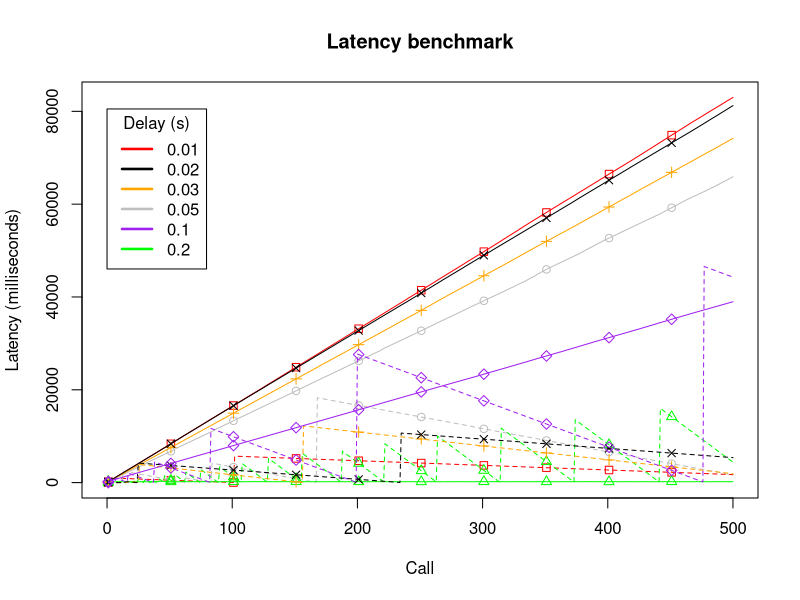

The R script that drew this image:
pdf("plot_latency_benchmark.pdf")
plot(1, xlim=c(0L, 500L), ylim=c(0L, 83003L), type = "l", xlab = "Call", ylab = "Latency (milliseconds)", main = "Latency benchmark")
lines(1:500, c(180L, 343L, 507L, 669L, 830L, 995L, 1156L, 1317L, 1481L, 1642L, 
1804L, 1966L, 2130L, 2293L, 2456L, 2618L, 2780L, 2944L, 3105L, 
3270L, 3433L, 3594L, 3758L, 3920L, 4081L, 4245L, 4423L, 4585L, 
4753L, 4917L, 5079L, 5245L, 5407L, 5569L, 5734L, 5896L, 6061L, 
6224L, 6387L, 6551L, 6714L, 6877L, 7041L, 7208L, 7370L, 7534L, 
7701L, 7864L, 8030L, 8199L, 8363L, 8530L, 8697L, 8860L, 9027L, 
9192L, 9356L, 9540L, 9704L, 9868L, 10035L, 10201L, 10365L, 10529L, 
10691L, 10854L, 11018L, 11179L, 11346L, 11511L, 11673L, 11842L, 
12004L, 12166L, 12334L, 12498L, 12662L, 12825L, 12987L, 13151L, 
13334L, 13497L, 13662L, 13824L, 13984L, 14150L, 14312L, 14475L, 
14644L, 14807L, 14968L, 15136L, 15297L, 15457L, 15624L, 15785L, 
15947L, 16110L, 16272L, 16436L, 16601L, 16763L, 16929L, 17111L, 
17272L, 17435L, 17600L, 17764L, 17930L, 18096L, 18258L, 18424L, 
18587L, 18748L, 18914L, 19076L, 19238L, 19402L, 19563L, 19726L, 
19892L, 20053L, 20217L, 20383L, 20545L, 20721L, 20891L, 21053L, 
21221L, 21387L, 21549L, 21717L, 21884L, 22046L, 22218L, 22383L, 
22547L, 22711L, 22876L, 23041L, 23208L, 23371L, 23536L, 23701L, 
23863L, 24028L, 24194L, 24355L, 24538L, 24702L, 24863L, 25031L, 
25198L, 25361L, 25529L, 25695L, 25858L, 26024L, 26186L, 26350L, 
26516L, 26678L, 26845L, 27011L, 27173L, 27339L, 27505L, 27667L, 
27831L, 27994L, 28155L, 28342L, 28505L, 28666L, 28835L, 29002L, 
29168L, 29336L, 29501L, 29665L, 29829L, 29991L, 30157L, 30325L, 
30488L, 30658L, 30824L, 30986L, 31154L, 31320L, 31482L, 31649L, 
31812L, 31976L, 32164L, 32326L, 32494L, 32661L, 32825L, 32991L, 
33159L, 33324L, 33490L, 33652L, 33814L, 33978L, 34143L, 34304L, 
34475L, 34638L, 34801L, 34969L, 35134L, 35297L, 35460L, 35622L, 
35791L, 35974L, 36136L, 36302L, 36469L, 36633L, 36800L, 36968L, 
37130L, 37300L, 37463L, 37626L, 37793L, 37956L, 38120L, 38289L, 
38451L, 38616L, 38784L, 38950L, 39114L, 39280L, 39444L, 39631L, 
39796L, 39959L, 40128L, 40293L, 40456L, 40627L, 40795L, 40960L, 
41126L, 41290L, 41456L, 41621L, 41784L, 41950L, 42118L, 42281L, 
42448L, 42616L, 42779L, 42946L, 43111L, 43274L, 43464L, 43629L, 
43793L, 43958L, 44120L, 44286L, 44454L, 44620L, 44788L, 44957L, 
45122L, 45288L, 45456L, 45618L, 45785L, 45950L, 46113L, 46279L, 
46445L, 46610L, 46779L, 46942L, 47111L, 47294L, 47456L, 47622L, 
47790L, 47957L, 48124L, 48287L, 48451L, 48618L, 48780L, 48943L, 
49109L, 49274L, 49437L, 49605L, 49768L, 49934L, 50098L, 50262L, 
50428L, 50595L, 50758L, 50941L, 51107L, 51269L, 51439L, 51609L, 
51778L, 51952L, 52125L, 52295L, 52469L, 52637L, 52808L, 52978L, 
53145L, 53314L, 53482L, 53651L, 53825L, 53994L, 54163L, 54337L, 
54505L, 54694L, 54866L, 55035L, 55208L, 55377L, 55545L, 55719L, 
55887L, 56056L, 56228L, 56395L, 56560L, 56723L, 56886L, 57051L, 
57216L, 57378L, 57545L, 57711L, 57874L, 58040L, 58205L, 58367L, 
58552L, 58715L, 58879L, 59045L, 59208L, 59371L, 59534L, 59697L, 
59863L, 60029L, 60190L, 60356L, 60521L, 60683L, 60846L, 61008L, 
61170L, 61336L, 61500L, 61661L, 61827L, 61989L, 62151L, 62339L, 
62502L, 62664L, 62827L, 62990L, 63153L, 63318L, 63483L, 63649L, 
63816L, 63979L, 64146L, 64311L, 64473L, 64642L, 64806L, 64969L, 
65138L, 65303L, 65466L, 65630L, 65794L, 65958L, 66149L, 66311L, 
66477L, 66644L, 66805L, 66968L, 67132L, 67293L, 67458L, 67625L, 
67786L, 67953L, 68116L, 68277L, 68444L, 68606L, 68767L, 68934L, 
69099L, 69263L, 69425L, 69587L, 69761L, 69941L, 70103L, 70268L, 
70430L, 70597L, 70769L, 70942L, 71111L, 71285L, 71453L, 71623L, 
71796L, 71964L, 72135L, 72307L, 72476L, 72649L, 72819L, 72987L, 
73164L, 73333L, 73502L, 73674L, 73843L, 74014L, 74185L, 74354L, 
74527L, 74698L, 74867L, 75040L, 75208L, 75377L, 75549L, 75717L, 
75887L, 76058L, 76225L, 76396L, 76565L, 76732L, 76907L, 77075L, 
77236L, 77426L, 77588L, 77752L, 77916L, 78077L, 78242L, 78406L, 
78571L, 78736L, 78903L, 79067L, 79234L, 79399L, 79561L, 79731L, 
79897L, 80060L, 80226L, 80389L, 80549L, 80715L, 80876L, 81038L, 
81203L, 81365L, 81528L, 81696L, 81857L, 82022L, 82188L, 82350L, 
82513L, 82676L, 82837L, 83003L), type = "o", col="red", pch=c(0L, 26L, 26L, 26L, 26L, 26L, 26L, 26L, 26L, 26L, 26L, 26L, 
26L, 26L, 26L, 26L, 26L, 26L, 26L, 26L, 26L, 26L, 26L, 26L, 26L, 
26L, 26L, 26L, 26L, 26L, 26L, 26L, 26L, 26L, 26L, 26L, 26L, 26L, 
26L, 26L, 26L, 26L, 26L, 26L, 26L, 26L, 26L, 26L, 26L, 26L), lty=1, cex=1)
lines(1:500, c(45L, 36L, 27L, 18L, 9L, 960L, 950L, 940L, 930L, 922L, 913L, 
903L, 893L, 884L, 874L, 864L, 854L, 845L, 835L, 825L, 815L, 805L, 
795L, 785L, 775L, 766L, 756L, 746L, 736L, 726L, 716L, 706L, 696L, 
686L, 676L, 666L, 656L, 645L, 635L, 626L, 616L, 606L, 596L, 586L, 
576L, 566L, 556L, 546L, 536L, 526L, 516L, 506L, 496L, 487L, 477L, 
467L, 457L, 447L, 437L, 427L, 417L, 407L, 397L, 387L, 377L, 367L, 
358L, 348L, 338L, 328L, 318L, 308L, 298L, 288L, 278L, 268L, 258L, 
248L, 238L, 228L, 218L, 209L, 199L, 189L, 179L, 169L, 159L, 149L, 
139L, 129L, 119L, 109L, 98L, 88L, 78L, 69L, 59L, 49L, 39L, 29L, 
19L, 5696L, 5686L, 5676L, 5666L, 5656L, 5646L, 5636L, 5626L, 
5616L, 5606L, 5596L, 5586L, 5577L, 5567L, 5557L, 5547L, 5537L, 
5527L, 5517L, 5507L, 5497L, 5487L, 5477L, 5467L, 5457L, 5448L, 
5438L, 5428L, 5418L, 5408L, 5398L, 5388L, 5378L, 5368L, 5358L, 
5349L, 5339L, 5329L, 5319L, 5309L, 5299L, 5289L, 5279L, 5268L, 
5258L, 5248L, 5238L, 5228L, 5218L, 5209L, 5199L, 5189L, 5179L, 
5169L, 5159L, 5149L, 5137L, 5127L, 5117L, 5107L, 5097L, 5087L, 
5077L, 5068L, 5058L, 5048L, 5038L, 5028L, 5018L, 5008L, 4998L, 
4988L, 4978L, 4968L, 4957L, 4948L, 4938L, 4928L, 4918L, 4908L, 
4898L, 4888L, 4878L, 4868L, 4858L, 4848L, 4838L, 4828L, 4818L, 
4808L, 4799L, 4788L, 4778L, 4768L, 4758L, 4748L, 4738L, 4728L, 
4718L, 4708L, 4698L, 4688L, 4678L, 4668L, 4658L, 4649L, 4639L, 
4629L, 4619L, 4609L, 4599L, 4589L, 4578L, 4568L, 4558L, 4548L, 
4538L, 4528L, 4518L, 4508L, 4499L, 4489L, 4479L, 4469L, 4459L, 
4449L, 4439L, 4429L, 4419L, 4409L, 4399L, 4389L, 4379L, 4369L, 
4359L, 4349L, 4339L, 4329L, 4319L, 4309L, 4299L, 4289L, 4279L, 
4269L, 4259L, 4249L, 4239L, 4229L, 4220L, 4210L, 4200L, 4190L, 
4180L, 4170L, 4159L, 4149L, 4139L, 4129L, 4119L, 4109L, 4099L, 
4089L, 4079L, 4070L, 4060L, 4050L, 4040L, 4030L, 4020L, 4010L, 
4000L, 3990L, 3980L, 3970L, 3959L, 3949L, 3940L, 3930L, 3920L, 
3910L, 3900L, 3890L, 3880L, 3870L, 3860L, 3850L, 3840L, 3830L, 
3820L, 3810L, 3800L, 3791L, 3781L, 3771L, 3761L, 3750L, 3740L, 
3730L, 3720L, 3710L, 3700L, 3690L, 3680L, 3670L, 3660L, 3650L, 
3640L, 3631L, 3621L, 3611L, 3601L, 3591L, 3580L, 3570L, 3560L, 
3550L, 3540L, 3530L, 3520L, 3510L, 3500L, 3491L, 3481L, 3471L, 
3461L, 3451L, 3441L, 3431L, 3421L, 3411L, 3401L, 3390L, 3380L, 
3370L, 3360L, 3350L, 3340L, 3331L, 3321L, 3311L, 3301L, 3291L, 
3281L, 3271L, 3261L, 3251L, 3241L, 3231L, 3221L, 3211L, 3200L, 
3190L, 3180L, 3171L, 3161L, 3150L, 3140L, 3130L, 3120L, 3110L, 
3100L, 3090L, 3080L, 3070L, 3060L, 3050L, 3040L, 3029L, 3019L, 
3009L, 3000L, 2990L, 2980L, 2970L, 2960L, 2950L, 2940L, 2930L, 
2920L, 2910L, 2900L, 2890L, 2880L, 2870L, 2861L, 2851L, 2840L, 
2830L, 2820L, 2810L, 2800L, 2790L, 2780L, 2770L, 2760L, 2750L, 
2740L, 2730L, 2720L, 2710L, 2701L, 2691L, 2681L, 2671L, 2661L, 
2651L, 2641L, 2631L, 2620L, 2610L, 2600L, 2590L, 2580L, 2570L, 
2560L, 2550L, 2540L, 2531L, 2521L, 2511L, 2501L, 2491L, 2481L, 
2471L, 2461L, 2451L, 2441L, 2431L, 2421L, 2410L, 2400L, 2390L, 
2381L, 2371L, 2361L, 2351L, 2341L, 2331L, 2321L, 2311L, 2301L, 
2291L, 2281L, 2271L, 2261L, 2251L, 2241L, 2231L, 2221L, 2212L, 
2201L, 2191L, 2181L, 2171L, 2161L, 2151L, 2141L, 2131L, 2121L, 
2111L, 2101L, 2091L, 2081L, 2071L, 2061L, 2052L, 2042L, 2032L, 
2022L, 2012L, 2001L, 1991L, 1981L, 1971L, 1961L, 1951L, 1941L, 
1931L, 1922L, 1912L, 1902L, 1892L, 1882L, 1872L, 1862L, 1852L, 
1842L, 1832L, 1822L, 1811L, 1801L, 1791L, 1781L, 1771L, 1761L, 
1751L, 1742L, 1732L, 1722L), type = "o", col="red", pch=c(0L, 26L, 26L, 26L, 26L, 26L, 26L, 26L, 26L, 26L, 26L, 26L, 
26L, 26L, 26L, 26L, 26L, 26L, 26L, 26L, 26L, 26L, 26L, 26L, 26L, 
26L, 26L, 26L, 26L, 26L, 26L, 26L, 26L, 26L, 26L, 26L, 26L, 26L, 
26L, 26L, 26L, 26L, 26L, 26L, 26L, 26L, 26L, 26L, 26L, 26L), lty=2, cex=1)
lines(1:500, c(223L, 353L, 481L, 608L, 740L, 865L, 991L, 1118L, 1245L, 1377L, 
1503L, 1629L, 1757L, 1892L, 2027L, 2161L, 2287L, 2414L, 2544L, 
2670L, 2798L, 2927L, 3055L, 3181L, 3310L, 3436L, 3565L, 3693L, 
3818L, 3951L, 4144L, 4299L, 4437L, 4562L, 4690L, 4819L, 4944L, 
5074L, 5200L, 5343L, 5471L, 5596L, 5726L, 5854L, 5981L, 6109L, 
6239L, 6364L, 6492L, 6621L, 6745L, 6875L, 7000L, 7187L, 7346L, 
7473L, 7606L, 7732L, 7858L, 7988L, 8114L, 8241L, 8370L, 8495L, 
8623L, 8749L, 8877L, 9006L, 9133L, 9261L, 9388L, 9516L, 9641L, 
9772L, 9898L, 10025L, 10154L, 10280L, 10408L, 10537L, 10669L, 
10799L, 10928L, 11053L, 11187L, 11316L, 11511L, 11642L, 11774L, 
11904L, 12033L, 12158L, 12288L, 12418L, 12547L, 12678L, 12804L, 
12930L, 13060L, 13185L, 13316L, 13448L, 13581L, 13712L, 13841L, 
13965L, 14097L, 14224L, 14349L, 14480L, 14610L, 14738L, 14869L, 
14998L, 15131L, 15262L, 15396L, 15528L, 15656L, 15781L, 15911L, 
16037L, 16164L, 16294L, 16421L, 16548L, 16677L, 16803L, 16930L, 
17058L, 17185L, 17314L, 17442L, 17568L, 17696L, 17824L, 17951L, 
18080L, 18206L, 18333L, 18463L, 18590L, 18718L, 18846L, 18972L, 
19102L, 19233L, 19365L, 19498L, 19628L, 19766L, 19896L, 20023L, 
20152L, 20286L, 20414L, 20548L, 20681L, 20808L, 20939L, 21073L, 
21209L, 21343L, 21469L, 21597L, 21727L, 21857L, 21987L, 22116L, 
22246L, 22376L, 22503L, 22628L, 22757L, 22883L, 23007L, 23138L, 
23265L, 23391L, 23521L, 23653L, 23785L, 23912L, 24042L, 24173L, 
24302L, 24426L, 24557L, 24684L, 24810L, 24942L, 25072L, 25202L, 
25333L, 25463L, 25595L, 25723L, 25847L, 25975L, 26101L, 26227L, 
26358L, 26487L, 26621L, 26749L, 26875L, 27003L, 27132L, 27258L, 
27386L, 27513L, 27638L, 27765L, 27893L, 28023L, 28157L, 28283L, 
28409L, 28538L, 28753L, 28887L, 29018L, 29144L, 29272L, 29398L, 
29525L, 29654L, 29780L, 29907L, 30036L, 30162L, 30293L, 30421L, 
30548L, 30676L, 30803L, 30930L, 31060L, 31192L, 31321L, 31449L, 
31576L, 31702L, 31830L, 31956L, 32084L, 32212L, 32339L, 32466L, 
32595L, 32720L, 32850L, 32983L, 33113L, 33247L, 33379L, 33513L, 
33646L, 33779L, 33912L, 34042L, 34168L, 34295L, 34423L, 34547L, 
34679L, 34810L, 34943L, 35068L, 35194L, 35322L, 35454L, 35583L, 
35714L, 35843L, 35969L, 36097L, 36224L, 36349L, 36482L, 36607L, 
36737L, 36869L, 37000L, 37133L, 37264L, 37394L, 37524L, 37651L, 
37775L, 37903L, 38031L, 38155L, 38287L, 38413L, 38540L, 38669L, 
38794L, 38921L, 39050L, 39175L, 39304L, 39430L, 39556L, 39683L, 
39809L, 39933L, 40062L, 40189L, 40312L, 40443L, 40569L, 40695L, 
40821L, 40947L, 41076L, 41208L, 41340L, 41471L, 41604L, 41733L, 
41867L, 41992L, 42120L, 42248L, 42374L, 42503L, 42630L, 42768L, 
42908L, 43036L, 43160L, 43288L, 43423L, 43566L, 43710L, 43855L, 
43999L, 44144L, 44285L, 44431L, 44575L, 44775L, 44940L, 45082L, 
45226L, 45370L, 45513L, 45657L, 45800L, 45943L, 46086L, 46229L, 
46371L, 46496L, 46625L, 46751L, 46876L, 47006L, 47134L, 47259L, 
47387L, 47513L, 47640L, 47772L, 47898L, 48025L, 48153L, 48280L, 
48408L, 48538L, 48663L, 48791L, 48921L, 49053L, 49182L, 49319L, 
49462L, 49605L, 49748L, 49890L, 50034L, 50178L, 50322L, 50465L, 
50608L, 50751L, 50893L, 51036L, 51180L, 51323L, 51465L, 51610L, 
51753L, 51896L, 52039L, 52181L, 52311L, 52437L, 52563L, 52689L, 
52822L, 52947L, 53071L, 53200L, 53325L, 53450L, 53582L, 53712L, 
53843L, 53975L, 54105L, 54238L, 54364L, 54490L, 54621L, 54752L, 
54880L, 55009L, 55136L, 55264L, 55392L, 55518L, 55644L, 55774L, 
55902L, 56035L, 56165L, 56295L, 56425L, 56551L, 56674L, 56801L, 
56926L, 57052L, 57186L, 57311L, 57436L, 57562L, 57688L, 57815L, 
57943L, 58084L, 58227L, 58371L, 58514L, 58657L, 58800L, 58944L, 
59088L, 59229L, 59373L, 59516L, 59659L, 59801L, 59944L, 60087L, 
60230L, 60375L, 60518L, 60661L, 60804L, 60945L, 61069L, 61196L, 
61322L, 61451L, 61581L, 61706L, 61831L, 61957L, 62083L, 62210L, 
62338L, 62462L, 62591L, 62720L, 62847L, 62974L, 63104L, 63235L, 
63367L, 63498L, 63629L, 63759L, 63898L, 64041L, 64184L, 64326L, 
64470L, 64612L, 64758L, 64900L, 65043L, 65186L, 65329L, 65472L, 
65615L, 65758L, 65901L), type = "o", col="grey", pch=c(1L, 26L, 26L, 26L, 26L, 26L, 26L, 26L, 26L, 26L, 26L, 26L, 
26L, 26L, 26L, 26L, 26L, 26L, 26L, 26L, 26L, 26L, 26L, 26L, 26L, 
26L, 26L, 26L, 26L, 26L, 26L, 26L, 26L, 26L, 26L, 26L, 26L, 26L, 
26L, 26L, 26L, 26L, 26L, 26L, 26L, 26L, 26L, 26L, 26L, 26L), lty=1, cex=1)
lines(1:500, c(33L, 1L, 1L, 1L, 1L, 1L, 0L, 0L, 0L, 0L, 0L, 0L, 2471L, 2421L, 
2372L, 2322L, 2272L, 2222L, 2173L, 2123L, 2073L, 2023L, 1973L, 
1924L, 1874L, 1824L, 1774L, 1724L, 1674L, 1624L, 1574L, 1524L, 
1474L, 1424L, 1374L, 1324L, 1274L, 1224L, 1175L, 1125L, 1075L, 
1025L, 974L, 924L, 874L, 824L, 774L, 725L, 675L, 625L, 575L, 
525L, 474L, 424L, 374L, 325L, 275L, 225L, 175L, 125L, 75L, 25L, 
1005L, 955L, 905L, 854L, 805L, 755L, 705L, 655L, 606L, 556L, 
506L, 457L, 407L, 357L, 308L, 258L, 208L, 158L, 110L, 60L, 9L, 
4179L, 4129L, 4079L, 4030L, 3980L, 3930L, 3880L, 3830L, 3781L, 
3731L, 3681L, 3631L, 3581L, 3531L, 3481L, 3430L, 3380L, 3330L, 
3280L, 3230L, 3181L, 3131L, 3081L, 3031L, 2981L, 2931L, 2881L, 
2831L, 2781L, 2731L, 2681L, 2630L, 2580L, 2530L, 2480L, 2431L, 
2381L, 2331L, 2281L, 2231L, 2181L, 2131L, 2081L, 2031L, 1981L, 
1931L, 1881L, 1831L, 1781L, 1731L, 1681L, 1631L, 1581L, 1531L, 
1481L, 1431L, 1381L, 1331L, 1281L, 1231L, 1182L, 1132L, 1082L, 
1032L, 982L, 932L, 882L, 832L, 782L, 731L, 681L, 631L, 581L, 
531L, 482L, 432L, 382L, 332L, 282L, 232L, 182L, 132L, 82L, 32L, 
18282L, 18232L, 18181L, 18131L, 18081L, 18031L, 17982L, 17932L, 
17882L, 17832L, 17782L, 17732L, 17682L, 17632L, 17582L, 17532L, 
17482L, 17432L, 17381L, 17331L, 17282L, 17232L, 17182L, 17132L, 
17082L, 17032L, 16982L, 16932L, 16882L, 16832L, 16782L, 16732L, 
16682L, 16632L, 16582L, 16533L, 16483L, 16432L, 16382L, 16332L, 
16282L, 16232L, 16182L, 16132L, 16082L, 16032L, 15982L, 15932L, 
15882L, 15833L, 15783L, 15733L, 15683L, 15633L, 15583L, 15533L, 
15482L, 15432L, 15382L, 15332L, 15282L, 15232L, 15182L, 15132L, 
15083L, 15033L, 14983L, 14933L, 14883L, 14833L, 14783L, 14733L, 
14684L, 14634L, 14583L, 14533L, 14483L, 14433L, 14383L, 14333L, 
14283L, 14233L, 14183L, 14133L, 14083L, 14033L, 13983L, 13934L, 
13884L, 13834L, 13784L, 13734L, 13683L, 13633L, 13583L, 13533L, 
13483L, 13433L, 13383L, 13333L, 13283L, 13233L, 13184L, 13134L, 
13084L, 13034L, 12984L, 12934L, 12884L, 12832L, 12782L, 12732L, 
12681L, 12631L, 12581L, 12532L, 12482L, 12432L, 12382L, 12332L, 
12282L, 12232L, 12182L, 12132L, 12082L, 11983L, 11932L, 11882L, 
11832L, 11782L, 11733L, 11683L, 11633L, 11583L, 11533L, 11483L, 
11433L, 11383L, 11333L, 11283L, 11233L, 11183L, 11133L, 11083L, 
11033L, 10984L, 10934L, 10884L, 10834L, 10784L, 10734L, 10684L, 
10634L, 10584L, 10534L, 10484L, 10433L, 10383L, 10333L, 10283L, 
10234L, 10184L, 10134L, 10084L, 10034L, 9984L, 9934L, 9884L, 
9834L, 9784L, 9734L, 9684L, 9634L, 9585L, 9535L, 9485L, 9435L, 
9385L, 9335L, 9285L, 9235L, 9185L, 9135L, 9085L, 9035L, 8984L, 
8934L, 8884L, 8834L, 8785L, 8735L, 8685L, 8635L, 8585L, 8535L, 
8485L, 8435L, 8385L, 8335L, 8285L, 8235L, 8185L, 8135L, 8085L, 
8036L, 7986L, 7936L, 7886L, 7836L, 7786L, 7736L, 7686L, 7636L, 
7588L, 7538L, 7488L, 7437L, 7387L, 7337L, 7287L, 7237L, 7187L, 
7137L, 7087L, 7038L, 6988L, 6938L, 6888L, 6838L, 6788L, 6738L, 
6688L, 6638L, 6588L, 6538L, 6488L, 6438L, 6388L, 6338L, 6288L, 
6239L, 6189L, 6139L, 6089L, 6039L, 5989L, 5939L, 5889L, 5839L, 
5789L, 5739L, 5688L, 5638L, 5588L, 5538L, 5488L, 5439L, 5389L, 
5339L, 5289L, 5239L, 5189L, 5139L, 5089L, 5039L, 4989L, 4939L, 
4889L, 4839L, 4789L, 4739L, 4689L, 4640L, 4590L, 4540L, 4490L, 
4440L, 4390L, 4340L, 4290L, 4240L, 4190L, 4140L, 4089L, 4040L, 
3990L, 3940L, 3890L, 3840L, 3790L, 3740L, 3690L, 3640L, 3590L, 
3540L, 3490L, 3440L, 3389L, 3339L, 3289L, 3239L, 3190L, 3140L, 
3090L, 3040L, 2990L, 2940L, 2890L, 2840L, 2790L, 2740L, 2690L, 
2640L, 2590L, 2540L, 2490L, 2440L, 2391L, 2341L, 2291L, 2241L, 
2191L, 2141L, 2091L, 2041L, 1990L, 1940L, 1890L, 1840L, 1790L, 
1740L, 1690L, 1640L), type = "o", col="grey", pch=c(1L, 26L, 26L, 26L, 26L, 26L, 26L, 26L, 26L, 26L, 26L, 26L, 
26L, 26L, 26L, 26L, 26L, 26L, 26L, 26L, 26L, 26L, 26L, 26L, 26L, 
26L, 26L, 26L, 26L, 26L, 26L, 26L, 26L, 26L, 26L, 26L, 26L, 26L, 
26L, 26L, 26L, 26L, 26L, 26L, 26L, 26L, 26L, 26L, 26L, 26L), lty=2, cex=1)
lines(1:500, c(264L, 242L, 222L, 198L, 181L, 176L, 178L, 218L, 193L, 178L, 
217L, 195L, 180L, 178L, 214L, 190L, 179L, 218L, 193L, 181L, 218L, 
197L, 178L, 217L, 200L, 177L, 213L, 190L, 175L, 215L, 189L, 179L, 
214L, 194L, 181L, 215L, 196L, 179L, 212L, 196L, 180L, 298L, 289L, 
271L, 273L, 249L, 227L, 206L, 182L, 215L, 191L, 178L, 214L, 189L, 
179L, 212L, 187L, 177L, 211L, 281L, 256L, 231L, 208L, 183L, 179L, 
215L, 196L, 182L, 219L, 201L, 182L, 182L, 220L, 201L, 188L, 181L, 
218L, 194L, 174L, 213L, 187L, 178L, 212L, 186L, 179L, 178L, 213L, 
187L, 173L, 213L, 192L, 180L, 220L, 200L, 183L, 180L, 219L, 199L, 
179L, 180L, 214L, 189L, 177L, 212L, 190L, 175L, 212L, 188L, 173L, 
220L, 199L, 182L, 181L, 217L, 199L, 180L, 253L, 212L, 190L, 183L, 
217L, 199L, 182L, 221L, 201L, 180L, 182L, 219L, 197L, 180L, 215L, 
192L, 178L, 213L, 189L, 174L, 211L, 188L, 173L, 219L, 199L, 181L, 
181L, 218L, 199L, 180L, 181L, 218L, 196L, 182L, 217L, 199L, 181L, 
178L, 214L, 192L, 181L, 219L, 197L, 182L, 213L, 191L, 178L, 218L, 
198L, 181L, 218L, 200L, 178L, 184L, 180L, 220L, 203L, 179L, 182L, 
182L, 181L, 219L, 198L, 182L, 181L, 220L, 201L, 180L, 183L, 182L, 
181L, 220L, 200L, 182L, 184L, 182L, 219L, 200L, 181L, 174L, 219L, 
197L, 175L, 214L, 193L, 182L, 183L, 178L, 215L, 194L, 182L, 179L, 
211L, 194L, 179L, 218L, 197L, 178L, 221L, 200L, 181L, 179L, 219L, 
199L, 179L, 180L, 217L, 192L, 179L, 219L, 199L, 180L, 178L, 217L, 
190L, 177L, 181L, 179L, 185L, 183L, 182L, 179L, 212L, 190L, 176L, 
216L, 192L, 176L, 214L, 189L, 180L, 220L, 194L, 181L, 182L, 183L, 
184L, 182L, 185L, 179L, 216L, 192L, 174L, 215L, 196L, 183L, 183L, 
181L, 183L, 183L, 184L, 181L, 181L, 181L, 175L, 215L, 195L, 180L, 
218L, 197L, 180L, 180L, 212L, 193L, 174L, 213L, 190L, 174L, 213L, 
192L, 182L, 182L, 173L, 213L, 192L, 180L, 181L, 175L, 219L, 199L, 
179L, 218L, 197L, 180L, 214L, 190L, 177L, 213L, 191L, 175L, 213L, 
193L, 179L, 219L, 193L, 177L, 219L, 198L, 182L, 221L, 203L, 183L, 
174L, 213L, 188L, 177L, 213L, 187L, 181L, 220L, 197L, 181L, 218L, 
202L, 178L, 219L, 197L, 180L, 212L, 186L, 177L, 212L, 190L, 181L, 
213L, 189L, 176L, 213L, 192L, 177L, 213L, 193L, 174L, 219L, 194L, 
178L, 218L, 193L, 182L, 221L, 203L, 181L, 179L, 207L, 180L, 176L, 
212L, 186L, 178L, 219L, 196L, 179L, 212L, 193L, 174L, 176L, 213L, 
190L, 180L, 218L, 199L, 176L, 217L, 199L, 175L, 219L, 199L, 179L, 
182L, 223L, 205L, 185L, 180L, 218L, 192L, 177L, 219L, 198L, 181L, 
180L, 219L, 199L, 179L, 181L, 181L, 218L, 199L, 179L, 181L, 222L, 
203L, 184L, 179L, 220L, 201L, 178L, 176L, 211L, 197L, 180L, 219L, 
202L, 181L, 184L, 179L, 219L, 200L, 180L, 181L, 217L, 198L, 182L, 
180L, 220L, 199L, 181L, 181L, 179L, 219L, 200L, 182L, 181L, 179L, 
220L, 199L, 180L, 182L, 179L, 220L, 195L, 180L, 218L, 191L, 177L, 
213L, 188L, 176L, 211L, 188L, 174L, 214L, 191L, 175L, 214L, 193L, 
181L, 179L, 217L, 198L, 179L, 179L, 217L, 190L, 179L, 213L, 193L, 
178L, 212L, 193L, 180L, 221L, 203L, 182L, 182L, 181L, 181L, 182L, 
179L, 214L, 193L, 181L, 218L, 192L, 177L, 212L, 193L, 181L, 178L, 
226L, 201L, 180L, 181L, 217L, 199L), type = "o", col="green", pch=c(2L, 26L, 26L, 26L, 26L, 26L, 26L, 26L, 26L, 26L, 26L, 26L, 
26L, 26L, 26L, 26L, 26L, 26L, 26L, 26L, 26L, 26L, 26L, 26L, 26L, 
26L, 26L, 26L, 26L, 26L, 26L, 26L, 26L, 26L, 26L, 26L, 26L, 26L, 
26L, 26L, 26L, 26L, 26L, 26L, 26L, 26L, 26L, 26L, 26L, 26L), lty=1, cex=1)
lines(1:500, c(0L, 0L, 1L, 95L, 0L, 1L, 1L, 1L, 1L, 119L, 1L, 175L, 1L, 1L, 
1L, 189L, 452L, 252L, 52L, 42L, 0L, 425L, 226L, 26L, 815L, 615L, 
416L, 216L, 17L, 507L, 307L, 107L, 266L, 66L, 0L, 654L, 454L, 
255L, 55L, 227L, 27L, 742L, 542L, 342L, 142L, 1485L, 1286L, 1086L, 
886L, 686L, 486L, 286L, 87L, 1746L, 1546L, 1346L, 1146L, 946L, 
747L, 547L, 347L, 147L, 2262L, 2063L, 1863L, 1663L, 1464L, 1264L, 
1064L, 864L, 664L, 464L, 263L, 63L, 2802L, 2603L, 2403L, 2204L, 
2004L, 1804L, 1605L, 1405L, 1205L, 1005L, 805L, 605L, 406L, 206L, 
6L, 3411L, 3211L, 3012L, 2812L, 2612L, 2412L, 2212L, 2012L, 1813L, 
1613L, 1413L, 1213L, 1013L, 813L, 613L, 413L, 213L, 13L, 4102L, 
3902L, 3703L, 3503L, 3304L, 3104L, 2905L, 2705L, 2506L, 2307L, 
2107L, 1907L, 1708L, 1508L, 1309L, 1109L, 909L, 710L, 510L, 311L, 
111L, 5216L, 5016L, 4816L, 4616L, 4416L, 4216L, 4016L, 3817L, 
3617L, 3418L, 3218L, 3018L, 2818L, 2618L, 2418L, 2218L, 2018L, 
1819L, 1619L, 1419L, 1219L, 1019L, 819L, 619L, 419L, 219L, 19L, 
6317L, 6118L, 5918L, 5718L, 5518L, 5318L, 5118L, 4918L, 4719L, 
4519L, 4319L, 4118L, 3918L, 3718L, 3518L, 3318L, 3118L, 2918L, 
2718L, 2519L, 2319L, 2119L, 1919L, 1719L, 1519L, 1319L, 1119L, 
919L, 719L, 519L, 319L, 119L, 6757L, 6557L, 6357L, 6158L, 5958L, 
5758L, 5559L, 5359L, 5159L, 4959L, 4759L, 4559L, 4360L, 4160L, 
3960L, 3761L, 3561L, 3361L, 3161L, 2961L, 2762L, 2562L, 2362L, 
2162L, 1962L, 1763L, 1563L, 1363L, 1163L, 964L, 764L, 564L, 364L, 
164L, 8355L, 8155L, 7955L, 7755L, 7556L, 7355L, 7155L, 6955L, 
6755L, 6555L, 6355L, 6156L, 5956L, 5756L, 5556L, 5356L, 5156L, 
4956L, 4756L, 4556L, 4356L, 4156L, 3957L, 3757L, 3557L, 3357L, 
3157L, 2957L, 2757L, 2557L, 2357L, 2157L, 1957L, 1757L, 1557L, 
1357L, 1157L, 957L, 758L, 558L, 358L, 158L, 10027L, 9827L, 9627L, 
9427L, 9227L, 9028L, 8828L, 8628L, 8428L, 8228L, 8028L, 7828L, 
7628L, 7429L, 7229L, 7029L, 6829L, 6629L, 6429L, 6229L, 6029L, 
5829L, 5629L, 5429L, 5229L, 5028L, 4828L, 4628L, 4428L, 4229L, 
4029L, 3829L, 3629L, 3429L, 3229L, 3029L, 2829L, 2629L, 2429L, 
2229L, 2029L, 1829L, 1629L, 1429L, 1230L, 1030L, 830L, 630L, 
430L, 230L, 30L, 11710L, 11510L, 11310L, 11111L, 10911L, 10711L, 
10511L, 10312L, 10112L, 9912L, 9712L, 9512L, 9312L, 9112L, 8912L, 
8712L, 8512L, 8312L, 8113L, 7912L, 7712L, 7512L, 7312L, 7112L, 
6912L, 6712L, 6512L, 6312L, 6112L, 5912L, 5712L, 5513L, 5313L, 
5113L, 4913L, 4713L, 4513L, 4313L, 4113L, 3913L, 3713L, 3513L, 
3313L, 3113L, 2913L, 2713L, 2514L, 2314L, 2114L, 1914L, 1714L, 
1514L, 1314L, 1114L, 914L, 714L, 514L, 314L, 114L, 13548L, 13348L, 
13148L, 12948L, 12748L, 12548L, 12348L, 12149L, 11949L, 11750L, 
11550L, 11350L, 11150L, 10951L, 10751L, 10551L, 10351L, 10152L, 
9952L, 9752L, 9552L, 9352L, 9152L, 8953L, 8753L, 8553L, 8353L, 
8153L, 7954L, 7754L, 7554L, 7354L, 7154L, 6954L, 6755L, 6555L, 
6355L, 6155L, 5955L, 5755L, 5556L, 5356L, 5156L, 4956L, 4756L, 
4557L, 4357L, 4157L, 3957L, 3757L, 3557L, 3358L, 3158L, 2958L, 
2758L, 2558L, 2358L, 2159L, 1959L, 1759L, 1559L, 1359L, 1160L, 
960L, 759L, 559L, 359L, 159L, 15997L, 15798L, 15598L, 15398L, 
15198L, 14999L, 14799L, 14600L, 14400L, 14200L, 14000L, 13800L, 
13600L, 13400L, 13201L, 13001L, 12801L, 12601L, 12401L, 12201L, 
12001L, 11801L, 11601L, 11401L, 11201L, 11001L, 10801L, 10602L, 
10402L, 10202L, 10002L, 9802L, 9602L, 9402L, 9202L, 9002L, 8802L, 
8602L, 8402L, 8202L, 8002L, 7802L, 7602L, 7403L, 7203L, 7003L, 
6803L, 6603L, 6403L, 6203L, 6003L, 5803L, 5603L, 5403L, 5203L, 
5003L, 4803L, 4603L, 4402L), type = "o", col="green", pch=c(2L, 26L, 26L, 26L, 26L, 26L, 26L, 26L, 26L, 26L, 26L, 26L, 
26L, 26L, 26L, 26L, 26L, 26L, 26L, 26L, 26L, 26L, 26L, 26L, 26L, 
26L, 26L, 26L, 26L, 26L, 26L, 26L, 26L, 26L, 26L, 26L, 26L, 26L, 
26L, 26L, 26L, 26L, 26L, 26L, 26L, 26L, 26L, 26L, 26L, 26L), lty=2, cex=1)
lines(1:500, c(189L, 337L, 484L, 637L, 784L, 931L, 1079L, 1226L, 1373L, 1520L, 
1667L, 1813L, 1962L, 2110L, 2257L, 2405L, 2551L, 2697L, 2845L, 
2992L, 3139L, 3287L, 3434L, 3582L, 3731L, 3879L, 4027L, 4174L, 
4320L, 4470L, 4616L, 4762L, 4911L, 5059L, 5207L, 5355L, 5500L, 
5646L, 5794L, 5939L, 6088L, 6234L, 6380L, 6528L, 6674L, 6820L, 
6970L, 7116L, 7264L, 7418L, 7565L, 7712L, 7861L, 8008L, 8155L, 
8302L, 8448L, 8597L, 8746L, 8892L, 9039L, 9187L, 9335L, 9483L, 
9628L, 9776L, 9923L, 10071L, 10219L, 10367L, 10515L, 10664L, 
10813L, 10960L, 11108L, 11256L, 11404L, 11553L, 11699L, 11846L, 
11994L, 12142L, 12291L, 12442L, 12589L, 12738L, 12885L, 13032L, 
13179L, 13326L, 13473L, 13622L, 13769L, 13917L, 14066L, 14216L, 
14366L, 14515L, 14661L, 14809L, 14958L, 15106L, 15255L, 15404L, 
15551L, 15700L, 15847L, 15995L, 16143L, 16290L, 16441L, 16589L, 
16735L, 16881L, 17028L, 17174L, 17322L, 17472L, 17617L, 17768L, 
17915L, 18063L, 18210L, 18359L, 18507L, 18656L, 18801L, 18950L, 
19103L, 19248L, 19397L, 19543L, 19689L, 19836L, 19985L, 20132L, 
20282L, 20428L, 20577L, 20723L, 20870L, 21018L, 21165L, 21310L, 
21458L, 21607L, 21753L, 21903L, 22050L, 22200L, 22348L, 22495L, 
22642L, 22790L, 22934L, 23082L, 23229L, 23377L, 23528L, 23674L, 
23821L, 23969L, 24118L, 24263L, 24416L, 24563L, 24710L, 24858L, 
25006L, 25155L, 25307L, 25453L, 25601L, 25748L, 25894L, 26042L, 
26189L, 26334L, 26484L, 26632L, 26778L, 26926L, 27072L, 27219L, 
27366L, 27511L, 27659L, 27806L, 27952L, 28100L, 28249L, 28395L, 
28544L, 28690L, 28835L, 28984L, 29131L, 29279L, 29426L, 29573L, 
29721L, 29869L, 30017L, 30166L, 30314L, 30461L, 30609L, 30757L, 
30903L, 31052L, 31200L, 31347L, 31496L, 31643L, 31791L, 31938L, 
32084L, 32232L, 32379L, 32525L, 32673L, 32819L, 32965L, 33114L, 
33263L, 33411L, 33561L, 33709L, 33854L, 34005L, 34155L, 34305L, 
34455L, 34605L, 34754L, 34905L, 35050L, 35204L, 35350L, 35495L, 
35644L, 35789L, 35935L, 36082L, 36229L, 36378L, 36528L, 36676L, 
36826L, 36976L, 37123L, 37272L, 37421L, 37571L, 37723L, 37877L, 
38031L, 38181L, 38334L, 38485L, 38636L, 38790L, 38944L, 39098L, 
39251L, 39406L, 39552L, 39701L, 39849L, 39997L, 40147L, 40295L, 
40442L, 40589L, 40737L, 40883L, 41030L, 41177L, 41324L, 41471L, 
41618L, 41765L, 41912L, 42059L, 42205L, 42352L, 42499L, 42648L, 
42796L, 42942L, 43091L, 43241L, 43390L, 43539L, 43687L, 43834L, 
43983L, 44130L, 44277L, 44424L, 44570L, 44718L, 44866L, 45013L, 
45159L, 45307L, 45453L, 45601L, 45748L, 45894L, 46042L, 46188L, 
46335L, 46482L, 46627L, 46772L, 46918L, 47064L, 47214L, 47366L, 
47515L, 47665L, 47814L, 47964L, 48115L, 48264L, 48415L, 48565L, 
48714L, 48864L, 49015L, 49164L, 49314L, 49464L, 49613L, 49764L, 
49914L, 50065L, 50215L, 50365L, 50514L, 50660L, 50806L, 50953L, 
51099L, 51245L, 51395L, 51542L, 51689L, 51835L, 51982L, 52127L, 
52275L, 52422L, 52568L, 52714L, 52860L, 53007L, 53152L, 53298L, 
53444L, 53590L, 53736L, 53884L, 54030L, 54175L, 54303L, 54454L, 
54599L, 54746L, 54891L, 55038L, 55189L, 55339L, 55490L, 55641L, 
55791L, 55943L, 56094L, 56244L, 56394L, 56543L, 56688L, 56840L, 
56991L, 57142L, 57292L, 57442L, 57593L, 57744L, 57893L, 58043L, 
58190L, 58336L, 58487L, 58638L, 58788L, 58939L, 59089L, 59240L, 
59391L, 59541L, 59691L, 59840L, 59988L, 60141L, 60291L, 60442L, 
60593L, 60742L, 60892L, 61043L, 61193L, 61347L, 61497L, 61643L, 
61791L, 61938L, 62089L, 62237L, 62387L, 62538L, 62689L, 62840L, 
62991L, 63142L, 63293L, 63445L, 63592L, 63738L, 63887L, 64036L, 
64185L, 64336L, 64485L, 64632L, 64781L, 64927L, 65076L, 65224L, 
65371L, 65519L, 65670L, 65816L, 65962L, 66109L, 66254L, 66405L, 
66556L, 66706L, 66858L, 67009L, 67161L, 67313L, 67463L, 67615L, 
67763L, 67908L, 68058L, 68206L, 68353L, 68500L, 68647L, 68793L, 
68942L, 69090L, 69238L, 69386L, 69532L, 69681L, 69833L, 69984L, 
70135L, 70284L, 70433L, 70583L, 70730L, 70877L, 71027L, 71174L, 
71322L, 71471L, 71617L, 71766L, 71916L, 72067L, 72219L, 72369L, 
72519L, 72670L, 72820L, 72970L, 73121L, 73271L, 73423L, 73574L, 
73723L, 73874L, 74026L, 74176L), type = "o", col="orange", pch=c(3L, 26L, 26L, 26L, 26L, 26L, 26L, 26L, 26L, 26L, 26L, 26L, 
26L, 26L, 26L, 26L, 26L, 26L, 26L, 26L, 26L, 26L, 26L, 26L, 26L, 
26L, 26L, 26L, 26L, 26L, 26L, 26L, 26L, 26L, 26L, 26L, 26L, 26L, 
26L, 26L, 26L, 26L, 26L, 26L, 26L, 26L, 26L, 26L, 26L, 26L), lty=1, cex=1)
lines(1:500, c(0L, 0L, 0L, 0L, 0L, 0L, 0L, 0L, 0L, 0L, 0L, 0L, 0L, 0L, 0L, 
0L, 267L, 237L, 208L, 178L, 148L, 119L, 89L, 59L, 30L, 3912L, 
3882L, 3852L, 3822L, 3792L, 3763L, 3733L, 3703L, 3673L, 3643L, 
3613L, 3583L, 3553L, 3523L, 3493L, 3463L, 3433L, 3403L, 3373L, 
3344L, 3314L, 3284L, 3254L, 3223L, 3193L, 3163L, 3133L, 3103L, 
3073L, 3043L, 3013L, 2983L, 2953L, 2924L, 2894L, 2864L, 2834L, 
2804L, 2774L, 2744L, 2714L, 2684L, 2654L, 2625L, 2595L, 2565L, 
2535L, 2505L, 2475L, 2445L, 2415L, 2385L, 2355L, 2325L, 2295L, 
2265L, 2235L, 2205L, 2176L, 2146L, 2116L, 2086L, 2056L, 2026L, 
1996L, 1966L, 1936L, 1906L, 1876L, 1846L, 1816L, 1786L, 1757L, 
1727L, 1697L, 1667L, 1637L, 1607L, 1577L, 1547L, 1517L, 1486L, 
1456L, 1426L, 1396L, 1366L, 1336L, 1307L, 1277L, 1247L, 1217L, 
1187L, 1157L, 1127L, 1097L, 1067L, 1037L, 1007L, 977L, 947L, 
918L, 888L, 858L, 828L, 798L, 768L, 738L, 708L, 678L, 648L, 618L, 
588L, 558L, 528L, 498L, 469L, 439L, 409L, 379L, 349L, 319L, 289L, 
259L, 229L, 199L, 169L, 139L, 109L, 79L, 50L, 20L, 12205L, 12175L, 
12145L, 12115L, 12085L, 12056L, 12026L, 11995L, 11965L, 11935L, 
11905L, 11875L, 11845L, 11815L, 11785L, 11755L, 11725L, 11695L, 
11665L, 11635L, 11606L, 11576L, 11546L, 11516L, 11486L, 11455L, 
11425L, 11395L, 11365L, 11335L, 11305L, 11275L, 11245L, 11215L, 
11185L, 11156L, 11126L, 11096L, 11066L, 11036L, 11006L, 10976L, 
10946L, 10916L, 10885L, 10855L, 10825L, 10795L, 10765L, 10735L, 
10706L, 10676L, 10646L, 10616L, 10586L, 10556L, 10526L, 10496L, 
10467L, 10437L, 10407L, 10377L, 10347L, 10317L, 10287L, 10257L, 
10227L, 10197L, 10167L, 10137L, 10107L, 10078L, 10048L, 10018L, 
9988L, 9958L, 9928L, 9895L, 9865L, 9835L, 9805L, 9775L, 9745L, 
9715L, 9685L, 9655L, 9626L, 9596L, 9566L, 9536L, 9506L, 9475L, 
9445L, 9415L, 9385L, 9355L, 9325L, 9295L, 9265L, 9235L, 9205L, 
9176L, 9146L, 9116L, 9086L, 9056L, 9026L, 8997L, 8967L, 8937L, 
8906L, 8876L, 8846L, 8817L, 8787L, 8757L, 8727L, 8697L, 8667L, 
8637L, 8607L, 8577L, 8547L, 8517L, 8487L, 8457L, 8427L, 8397L, 
8368L, 8337L, 8307L, 8277L, 8247L, 8218L, 8188L, 8158L, 8128L, 
8098L, 8069L, 8039L, 8009L, 7979L, 7949L, 7919L, 7889L, 7858L, 
7828L, 7798L, 7768L, 7738L, 7708L, 7678L, 7648L, 7619L, 7589L, 
7559L, 7529L, 7499L, 7469L, 7439L, 7409L, 7379L, 7349L, 7319L, 
7289L, 7259L, 7229L, 7199L, 7169L, 7139L, 7109L, 7079L, 7049L, 
7019L, 6989L, 6959L, 6929L, 6899L, 6869L, 6839L, 6809L, 6780L, 
6750L, 6720L, 6690L, 6659L, 6629L, 6599L, 6569L, 6539L, 6509L, 
6479L, 6449L, 6419L, 6389L, 6359L, 6329L, 6300L, 6270L, 6240L, 
6210L, 6180L, 6150L, 6120L, 6090L, 6060L, 6030L, 6000L, 5970L, 
5940L, 5910L, 5880L, 5850L, 5821L, 5791L, 5761L, 5731L, 5701L, 
5671L, 5640L, 5610L, 5580L, 5550L, 5520L, 5490L, 5460L, 5430L, 
5401L, 5371L, 5341L, 5311L, 5281L, 5251L, 5221L, 5191L, 5161L, 
5131L, 5101L, 5071L, 5041L, 5011L, 4981L, 4951L, 4922L, 4892L, 
4862L, 4832L, 4802L, 4772L, 4742L, 4712L, 4682L, 4652L, 4622L, 
4592L, 4561L, 4531L, 4501L, 4471L, 4442L, 4412L, 4382L, 4352L, 
4322L, 4291L, 4261L, 4231L, 4201L, 4171L, 4141L, 4111L, 4081L, 
4051L, 4022L, 3992L, 3962L, 3932L, 3902L, 3872L, 3842L, 3812L, 
3782L, 3752L, 3722L, 3692L, 3662L, 3632L, 3602L, 3572L, 3542L, 
3513L, 3483L, 3453L, 3423L, 3393L, 3362L, 3332L, 3302L, 3272L, 
3242L, 3212L, 3182L, 3152L, 3122L, 3092L, 3062L, 3032L, 3003L, 
2973L, 2943L, 2913L, 2883L, 2853L, 2823L, 2793L, 2763L, 2733L, 
2703L, 2673L, 2643L, 2613L, 2584L, 2554L, 2524L, 2494L, 2464L, 
2434L, 2404L, 2374L, 2344L, 2314L, 2284L, 2253L, 2223L, 2193L, 
2163L, 2133L, 2103L, 2074L, 2044L, 2014L, 1984L, 1954L, 1924L
), type = "o", col="orange", pch=c(3L, 26L, 26L, 26L, 26L, 26L, 26L, 26L, 26L, 26L, 26L, 26L, 
26L, 26L, 26L, 26L, 26L, 26L, 26L, 26L, 26L, 26L, 26L, 26L, 26L, 
26L, 26L, 26L, 26L, 26L, 26L, 26L, 26L, 26L, 26L, 26L, 26L, 26L, 
26L, 26L, 26L, 26L, 26L, 26L, 26L, 26L, 26L, 26L, 26L, 26L), lty=2, cex=1)
lines(1:500, c(182L, 354L, 510L, 671L, 843L, 999L, 1163L, 1334L, 1492L, 1652L, 
1822L, 1979L, 2138L, 2309L, 2467L, 2627L, 2798L, 2955L, 3116L, 
3287L, 3443L, 3603L, 3776L, 3933L, 4092L, 4267L, 4423L, 4583L, 
4757L, 4914L, 5074L, 5246L, 5403L, 5562L, 5734L, 5889L, 6052L, 
6225L, 6381L, 6543L, 6716L, 6875L, 7035L, 7207L, 7370L, 7532L, 
7703L, 7871L, 8041L, 8203L, 8375L, 8534L, 8708L, 8868L, 9037L, 
9199L, 9369L, 9530L, 9702L, 9860L, 10035L, 10191L, 10351L, 10524L, 
10681L, 10840L, 11013L, 11169L, 11330L, 11501L, 11657L, 11819L, 
11990L, 12146L, 12314L, 12485L, 12641L, 12803L, 12974L, 13131L, 
13290L, 13460L, 13621L, 13782L, 13952L, 14115L, 14272L, 14447L, 
14605L, 14763L, 14936L, 15093L, 15252L, 15430L, 15587L, 15745L, 
15917L, 16072L, 16233L, 16405L, 16561L, 16722L, 16892L, 17048L, 
17213L, 17385L, 17542L, 17703L, 17872L, 18030L, 18189L, 18357L, 
18516L, 18673L, 18841L, 18999L, 19157L, 19327L, 19483L, 19640L, 
19811L, 19969L, 20126L, 20300L, 20457L, 20616L, 20790L, 20947L, 
21106L, 21275L, 21430L, 21591L, 21763L, 21916L, 22075L, 22242L, 
22397L, 22557L, 22725L, 22883L, 23043L, 23212L, 23370L, 23528L, 
23697L, 23857L, 24014L, 24182L, 24342L, 24499L, 24670L, 24828L, 
24985L, 25159L, 25317L, 25476L, 25646L, 25802L, 25959L, 26131L, 
26287L, 26447L, 26616L, 26771L, 26931L, 27102L, 27257L, 27417L, 
27586L, 27741L, 27903L, 28072L, 28229L, 28388L, 28556L, 28714L, 
28874L, 29042L, 29203L, 29361L, 29529L, 29687L, 29846L, 30016L, 
30173L, 30330L, 30501L, 30660L, 30816L, 30986L, 31143L, 31300L, 
31474L, 31629L, 31790L, 31960L, 32115L, 32275L, 32444L, 32600L, 
32759L, 32928L, 33083L, 33242L, 33409L, 33566L, 33724L, 33892L, 
34051L, 34211L, 34378L, 34537L, 34695L, 34862L, 35023L, 35180L, 
35350L, 35508L, 35664L, 35834L, 35990L, 36147L, 36317L, 36472L, 
36627L, 36796L, 36951L, 37109L, 37283L, 37442L, 37603L, 37770L, 
37923L, 38081L, 38249L, 38402L, 38559L, 38726L, 38880L, 39037L, 
39204L, 39359L, 39521L, 39692L, 39852L, 40014L, 40187L, 40348L, 
40509L, 40682L, 40842L, 41003L, 41176L, 41336L, 41498L, 41667L, 
41822L, 41978L, 42151L, 42310L, 42473L, 42646L, 42805L, 42967L, 
43140L, 43299L, 43462L, 43634L, 43794L, 43953L, 44119L, 44275L, 
44434L, 44606L, 44768L, 44929L, 45096L, 45252L, 45409L, 45577L, 
45734L, 45890L, 46060L, 46220L, 46381L, 46563L, 46720L, 46878L, 
47050L, 47205L, 47364L, 47533L, 47687L, 47847L, 48017L, 48171L, 
48330L, 48499L, 48653L, 48815L, 48984L, 49141L, 49299L, 49466L, 
49622L, 49779L, 49946L, 50113L, 50271L, 50438L, 50597L, 50754L, 
50923L, 51079L, 51236L, 51405L, 51561L, 51717L, 51886L, 52042L, 
52198L, 52368L, 52522L, 52679L, 52849L, 53004L, 53163L, 53332L, 
53487L, 53647L, 53815L, 53969L, 54129L, 54298L, 54452L, 54614L, 
54782L, 54938L, 55096L, 55263L, 55421L, 55578L, 55746L, 55903L, 
56061L, 56229L, 56389L, 56546L, 56714L, 56874L, 57032L, 57204L, 
57362L, 57519L, 57692L, 57848L, 58005L, 58177L, 58331L, 58490L, 
58662L, 58817L, 58978L, 59150L, 59305L, 59463L, 59631L, 59785L, 
59945L, 60112L, 60268L, 60430L, 60602L, 60773L, 60936L, 61108L, 
61269L, 61430L, 61603L, 61763L, 61923L, 62093L, 62249L, 62405L, 
62575L, 62732L, 62888L, 63060L, 63215L, 63372L, 63541L, 63694L, 
63853L, 64023L, 64178L, 64348L, 64520L, 64674L, 64835L, 65002L, 
65158L, 65317L, 65484L, 65641L, 65801L, 65967L, 66125L, 66285L, 
66452L, 66611L, 66769L, 66937L, 67095L, 67252L, 67420L, 67577L, 
67741L, 67922L, 68077L, 68232L, 68405L, 68559L, 68715L, 68888L, 
69043L, 69200L, 69367L, 69520L, 69680L, 69847L, 70000L, 70157L, 
70324L, 70479L, 70639L, 70806L, 70962L, 71119L, 71286L, 71443L, 
71600L, 71766L, 71922L, 72078L, 72244L, 72402L, 72558L, 72725L, 
72880L, 73036L, 73206L, 73363L, 73519L, 73691L, 73846L, 74002L, 
74171L, 74326L, 74482L, 74651L, 74804L, 74962L, 75130L, 75285L, 
75444L, 75612L, 75766L, 75925L, 76098L, 76259L, 76418L, 76589L, 
76747L, 76909L, 77083L, 77244L, 77407L, 77581L, 77743L, 77906L, 
78081L, 78243L, 78405L, 78577L, 78735L, 78894L, 79068L, 79230L, 
79393L, 79569L, 79730L, 79894L, 80069L, 80231L, 80395L, 80570L, 
80731L, 80898L, 81072L, 81234L), type = "o", col="black", pch=c(4L, 26L, 26L, 26L, 26L, 26L, 26L, 26L, 26L, 26L, 26L, 26L, 
26L, 26L, 26L, 26L, 26L, 26L, 26L, 26L, 26L, 26L, 26L, 26L, 26L, 
26L, 26L, 26L, 26L, 26L, 26L, 26L, 26L, 26L, 26L, 26L, 26L, 26L, 
26L, 26L, 26L, 26L, 26L, 26L, 26L, 26L, 26L, 26L, 26L, 26L), lty=1, cex=1)
lines(1:500, c(20L, 1L, 0L, 0L, 0L, 0L, 0L, 0L, 0L, 0L, 0L, 0L, 0L, 0L, 182L, 
162L, 142L, 123L, 102L, 83L, 63L, 43L, 24L, 4L, 4207L, 4187L, 
4167L, 4147L, 4127L, 4108L, 4087L, 4067L, 4047L, 4027L, 4007L, 
3987L, 3968L, 3948L, 3928L, 3908L, 3888L, 3868L, 3848L, 3828L, 
3808L, 3789L, 3769L, 3749L, 3729L, 3709L, 3688L, 3668L, 3649L, 
3629L, 3609L, 3589L, 3569L, 3549L, 3529L, 3509L, 3489L, 3469L, 
3449L, 3430L, 3410L, 3390L, 3369L, 3349L, 3329L, 3309L, 3289L, 
3269L, 3250L, 3230L, 3210L, 3190L, 3170L, 3150L, 3130L, 3110L, 
3090L, 3070L, 3050L, 3029L, 3010L, 2990L, 2970L, 2950L, 2930L, 
2910L, 2890L, 2870L, 2850L, 2830L, 2810L, 2790L, 2771L, 2751L, 
2730L, 2710L, 2690L, 2670L, 2650L, 2630L, 2610L, 2590L, 2570L, 
2550L, 2531L, 2511L, 2492L, 2472L, 2452L, 2432L, 2412L, 2391L, 
2371L, 2351L, 2331L, 2311L, 2291L, 2271L, 2252L, 2232L, 2212L, 
2192L, 2172L, 2152L, 2132L, 2112L, 2092L, 2072L, 2051L, 2031L, 
2011L, 1992L, 1972L, 1952L, 1932L, 1912L, 1892L, 1872L, 1852L, 
1832L, 1812L, 1792L, 1772L, 1753L, 1733L, 1713L, 1693L, 1673L, 
1652L, 1632L, 1612L, 1592L, 1572L, 1552L, 1532L, 1513L, 1493L, 
1473L, 1453L, 1433L, 1413L, 1393L, 1373L, 1353L, 1333L, 1312L, 
1292L, 1272L, 1252L, 1233L, 1213L, 1193L, 1173L, 1153L, 1133L, 
1113L, 1093L, 1073L, 1053L, 1033L, 1013L, 994L, 974L, 951L, 931L, 
911L, 891L, 871L, 851L, 831L, 811L, 791L, 771L, 751L, 731L, 711L, 
692L, 672L, 652L, 632L, 611L, 591L, 571L, 551L, 531L, 511L, 491L, 
471L, 451L, 431L, 411L, 392L, 372L, 352L, 332L, 312L, 292L, 272L, 
251L, 231L, 211L, 191L, 171L, 151L, 131L, 112L, 92L, 72L, 52L, 
32L, 10667L, 10647L, 10627L, 10607L, 10587L, 10567L, 10547L, 
10528L, 10507L, 10487L, 10467L, 10447L, 10427L, 10407L, 10387L, 
10367L, 10347L, 10327L, 10307L, 10287L, 10268L, 10248L, 10228L, 
10208L, 10188L, 10168L, 10148L, 10128L, 10108L, 10087L, 10067L, 
10047L, 10028L, 10008L, 9988L, 9968L, 9948L, 9928L, 9908L, 9888L, 
9868L, 9848L, 9828L, 9808L, 9789L, 9769L, 9749L, 9729L, 9708L, 
9689L, 9669L, 9649L, 9629L, 9609L, 9590L, 9570L, 9550L, 9530L, 
9511L, 9491L, 9471L, 9451L, 9431L, 9412L, 9392L, 9372L, 9352L, 
9333L, 9314L, 9293L, 9273L, 9253L, 9234L, 9214L, 9194L, 9174L, 
9154L, 9135L, 9115L, 9095L, 9075L, 9055L, 9035L, 9015L, 8995L, 
8975L, 8955L, 8935L, 8915L, 8895L, 8875L, 8855L, 8835L, 8815L, 
8795L, 8775L, 8755L, 8735L, 8715L, 8696L, 8676L, 8656L, 8636L, 
8616L, 8596L, 8576L, 8556L, 8536L, 8516L, 8495L, 8475L, 8456L, 
8436L, 8416L, 8396L, 8376L, 8356L, 8336L, 8316L, 8296L, 8276L, 
8256L, 8236L, 8217L, 8197L, 8177L, 8157L, 8137L, 8117L, 8097L, 
8076L, 8056L, 8037L, 8017L, 7997L, 7977L, 7957L, 7937L, 7917L, 
7897L, 7877L, 7857L, 7837L, 7817L, 7798L, 7778L, 7758L, 7736L, 
7716L, 7696L, 7676L, 7656L, 7636L, 7616L, 7596L, 7577L, 7557L, 
7537L, 7517L, 7497L, 7476L, 7456L, 7436L, 7416L, 7396L, 7376L, 
7356L, 7337L, 7317L, 7297L, 7277L, 7257L, 7237L, 7217L, 7197L, 
7177L, 7156L, 7137L, 7117L, 7097L, 7077L, 7057L, 7037L, 7017L, 
6997L, 6977L, 6957L, 6937L, 6918L, 6898L, 6878L, 6858L, 6838L, 
6818L, 6798L, 6778L, 6758L, 6737L, 6717L, 6697L, 6678L, 6658L, 
6638L, 6618L, 6598L, 6578L, 6558L, 6538L, 6518L, 6498L, 6478L, 
6458L, 6439L, 6419L, 6399L, 6379L, 6359L, 6339L, 6318L, 6298L, 
6278L, 6258L, 6238L, 6218L, 6198L, 6179L, 6159L, 6139L, 6119L, 
6099L, 6079L, 6059L, 6039L, 6019L, 5999L, 5980L, 5960L, 5939L, 
5919L, 5899L, 5879L, 5859L, 5839L, 5819L, 5799L, 5779L, 5759L, 
5739L, 5720L, 5700L, 5680L, 5660L, 5640L, 5620L, 5600L, 5580L, 
5560L, 5540L, 5519L, 5499L, 5479L, 5460L, 5440L, 5420L, 5400L, 
5380L), type = "o", col="black", pch=c(4L, 26L, 26L, 26L, 26L, 26L, 26L, 26L, 26L, 26L, 26L, 26L, 
26L, 26L, 26L, 26L, 26L, 26L, 26L, 26L, 26L, 26L, 26L, 26L, 26L, 
26L, 26L, 26L, 26L, 26L, 26L, 26L, 26L, 26L, 26L, 26L, 26L, 26L, 
26L, 26L, 26L, 26L, 26L, 26L, 26L, 26L, 26L, 26L, 26L, 26L), lty=2, cex=1)
lines(1:500, c(255L, 335L, 415L, 492L, 573L, 653L, 731L, 812L, 891L, 968L, 
1051L, 1129L, 1208L, 1286L, 1364L, 1441L, 1519L, 1596L, 1674L, 
1752L, 1829L, 1909L, 1985L, 2061L, 2139L, 2213L, 2291L, 2368L, 
2444L, 2521L, 2597L, 2672L, 2751L, 2827L, 2903L, 2978L, 3054L, 
3129L, 3207L, 3284L, 3358L, 3438L, 3513L, 3589L, 3668L, 3743L, 
3819L, 3896L, 3972L, 4049L, 4125L, 4200L, 4276L, 4353L, 4427L, 
4508L, 4590L, 4670L, 4751L, 4831L, 4909L, 4990L, 5070L, 5146L, 
5223L, 5299L, 5379L, 5458L, 5533L, 5611L, 5688L, 5762L, 5841L, 
5917L, 5991L, 6068L, 6143L, 6219L, 6296L, 6370L, 6448L, 6523L, 
6599L, 6677L, 6753L, 6828L, 6904L, 6980L, 7054L, 7133L, 7210L, 
7286L, 7363L, 7440L, 7519L, 7598L, 7673L, 7750L, 7827L, 7903L, 
7983L, 8059L, 8136L, 8214L, 8291L, 8366L, 8447L, 8523L, 8600L, 
8679L, 8755L, 8831L, 8908L, 8984L, 9062L, 9140L, 9216L, 9293L, 
9370L, 9443L, 9522L, 9599L, 9675L, 9753L, 9828L, 9904L, 9984L, 
10062L, 10140L, 10219L, 10295L, 10371L, 10448L, 10523L, 10602L, 
10681L, 10756L, 10835L, 10912L, 10989L, 11068L, 11144L, 11219L, 
11295L, 11370L, 11447L, 11526L, 11602L, 11681L, 11758L, 11835L, 
11919L, 11997L, 12072L, 12150L, 12226L, 12303L, 12379L, 12454L, 
12531L, 12608L, 12683L, 12761L, 12838L, 12913L, 12989L, 13065L, 
13140L, 13219L, 13295L, 13371L, 13447L, 13523L, 13600L, 13679L, 
13755L, 13835L, 13912L, 13989L, 14067L, 14146L, 14222L, 14300L, 
14378L, 14454L, 14532L, 14606L, 14681L, 14759L, 14835L, 14913L, 
14990L, 15066L, 15144L, 15221L, 15298L, 15376L, 15454L, 15529L, 
15609L, 15687L, 15762L, 15841L, 15915L, 15993L, 16071L, 16146L, 
16225L, 16302L, 16378L, 16458L, 16538L, 16613L, 16690L, 16767L, 
16844L, 16923L, 16999L, 17076L, 17155L, 17231L, 17307L, 17388L, 
17463L, 17541L, 17618L, 17693L, 17771L, 17847L, 17923L, 18003L, 
18079L, 18154L, 18235L, 18313L, 18389L, 18467L, 18543L, 18623L, 
18703L, 18778L, 18856L, 18933L, 19008L, 19084L, 19161L, 19235L, 
19313L, 19389L, 19465L, 19545L, 19622L, 19699L, 19778L, 19853L, 
19930L, 20009L, 20086L, 20162L, 20239L, 20314L, 20392L, 20470L, 
20546L, 20622L, 20696L, 20771L, 20847L, 20922L, 20999L, 21075L, 
21150L, 21227L, 21301L, 21376L, 21452L, 21529L, 21604L, 21679L, 
21756L, 21831L, 21907L, 21982L, 22057L, 22134L, 22209L, 22285L, 
22364L, 22440L, 22515L, 22591L, 22665L, 22742L, 22818L, 22893L, 
22969L, 23045L, 23120L, 23199L, 23281L, 23361L, 23442L, 23522L, 
23602L, 23683L, 23760L, 23839L, 23916L, 23992L, 24069L, 24149L, 
24226L, 24303L, 24381L, 24458L, 24537L, 24615L, 24692L, 24772L, 
24849L, 24928L, 25008L, 25085L, 25165L, 25245L, 25321L, 25400L, 
25478L, 25555L, 25635L, 25711L, 25789L, 25867L, 25944L, 26021L, 
26102L, 26182L, 26262L, 26344L, 26423L, 26504L, 26586L, 26665L, 
26746L, 26821L, 26896L, 26974L, 27051L, 27129L, 27209L, 27288L, 
27368L, 27450L, 27530L, 27609L, 27685L, 27758L, 27836L, 27912L, 
27989L, 28067L, 28141L, 28216L, 28297L, 28376L, 28459L, 28540L, 
28620L, 28702L, 28782L, 28861L, 28942L, 29021L, 29101L, 29181L, 
29260L, 29342L, 29423L, 29502L, 29582L, 29663L, 29743L, 29824L, 
29904L, 29985L, 30066L, 30145L, 30225L, 30305L, 30385L, 30465L, 
30542L, 30618L, 30696L, 30774L, 30851L, 30931L, 31008L, 31085L, 
31167L, 31245L, 31323L, 31399L, 31473L, 31551L, 31629L, 31705L, 
31783L, 31860L, 31936L, 32016L, 32093L, 32168L, 32247L, 32324L, 
32399L, 32477L, 32556L, 32637L, 32718L, 32796L, 32873L, 32949L, 
33024L, 33103L, 33184L, 33263L, 33345L, 33425L, 33505L, 33585L, 
33665L, 33747L, 33828L, 33907L, 33988L, 34069L, 34149L, 34231L, 
34311L, 34392L, 34473L, 34553L, 34634L, 34712L, 34787L, 34868L, 
34949L, 35030L, 35111L, 35192L, 35272L, 35354L, 35430L, 35510L, 
35588L, 35666L, 35746L, 35825L, 35901L, 35980L, 36059L, 36134L, 
36213L, 36290L, 36366L, 36448L, 36525L, 36601L, 36680L, 36758L, 
36834L, 36910L, 36985L, 37062L, 37140L, 37214L, 37290L, 37367L, 
37443L, 37520L, 37596L, 37671L, 37749L, 37824L, 37900L, 37976L, 
38051L, 38130L, 38209L, 38283L, 38361L, 38439L, 38513L, 38589L, 
38667L, 38741L, 38820L, 38900L, 38980L), type = "o", col="purple", pch=c(5L, 26L, 26L, 26L, 26L, 26L, 26L, 26L, 26L, 26L, 26L, 26L, 
26L, 26L, 26L, 26L, 26L, 26L, 26L, 26L, 26L, 26L, 26L, 26L, 26L, 
26L, 26L, 26L, 26L, 26L, 26L, 26L, 26L, 26L, 26L, 26L, 26L, 26L, 
26L, 26L, 26L, 26L, 26L, 26L, 26L, 26L, 26L, 26L, 26L, 26L), lty=1, cex=1)
lines(1:500, c(0L, 0L, 0L, 0L, 0L, 0L, 971L, 871L, 771L, 672L, 572L, 472L, 
372L, 272L, 172L, 73L, 2025L, 1926L, 1826L, 1727L, 1627L, 1527L, 
1428L, 1328L, 1228L, 1128L, 1028L, 928L, 828L, 728L, 628L, 527L, 
428L, 328L, 228L, 128L, 28L, 4457L, 4357L, 4258L, 4158L, 4060L, 
3960L, 3860L, 3760L, 3661L, 3561L, 3461L, 3361L, 3262L, 3162L, 
3062L, 2963L, 2863L, 2763L, 2664L, 2564L, 2464L, 2365L, 2265L, 
2165L, 2065L, 1966L, 1866L, 1767L, 1667L, 1568L, 1468L, 1368L, 
1269L, 1169L, 1069L, 969L, 870L, 770L, 670L, 571L, 471L, 371L, 
271L, 172L, 72L, 11672L, 11573L, 11473L, 11373L, 11273L, 11173L, 
11073L, 10974L, 10873L, 10773L, 10673L, 10573L, 10473L, 10373L, 
10273L, 10173L, 10073L, 9974L, 9874L, 9774L, 9674L, 9574L, 9474L, 
9374L, 9274L, 9174L, 9074L, 8974L, 8874L, 8774L, 8675L, 8575L, 
8475L, 8375L, 8275L, 8175L, 8075L, 7975L, 7875L, 7775L, 7675L, 
7575L, 7475L, 7375L, 7275L, 7176L, 7076L, 6976L, 6876L, 6776L, 
6675L, 6575L, 6475L, 6375L, 6275L, 6175L, 6075L, 5975L, 5875L, 
5776L, 5676L, 5576L, 5476L, 5376L, 5276L, 5176L, 5076L, 4976L, 
4876L, 4776L, 4676L, 4577L, 4477L, 4377L, 4277L, 4177L, 4077L, 
3977L, 3877L, 3777L, 3677L, 3577L, 3478L, 3378L, 3278L, 3178L, 
3078L, 2978L, 2878L, 2778L, 2678L, 2578L, 2478L, 2378L, 2278L, 
2178L, 2078L, 1979L, 1879L, 1779L, 1679L, 1579L, 1479L, 1379L, 
1279L, 1179L, 1079L, 979L, 879L, 779L, 678L, 578L, 479L, 379L, 
279L, 179L, 79L, 27697L, 27597L, 27498L, 27398L, 27299L, 27199L, 
27099L, 26999L, 26900L, 26800L, 26700L, 26600L, 26501L, 26401L, 
26301L, 26202L, 26102L, 26002L, 25902L, 25803L, 25703L, 25603L, 
25503L, 25404L, 25304L, 25204L, 25104L, 25004L, 24905L, 24805L, 
24705L, 24605L, 24505L, 24406L, 24306L, 24206L, 24106L, 24007L, 
23907L, 23807L, 23707L, 23607L, 23508L, 23408L, 23308L, 23208L, 
23108L, 23009L, 22909L, 22809L, 22709L, 22609L, 22508L, 22408L, 
22309L, 22209L, 22109L, 22009L, 21909L, 21809L, 21710L, 21610L, 
21510L, 21410L, 21310L, 21210L, 21110L, 21011L, 20911L, 20811L, 
20712L, 20612L, 20513L, 20413L, 20313L, 20213L, 20113L, 20013L, 
19914L, 19814L, 19714L, 19614L, 19514L, 19414L, 19314L, 19215L, 
19115L, 19015L, 18915L, 18815L, 18715L, 18616L, 18516L, 18416L, 
18316L, 18216L, 18116L, 18016L, 17917L, 17817L, 17717L, 17617L, 
17517L, 17417L, 17317L, 17218L, 17118L, 17017L, 16917L, 16817L, 
16717L, 16618L, 16518L, 16418L, 16318L, 16218L, 16118L, 16018L, 
15919L, 15819L, 15719L, 15619L, 15519L, 15419L, 15319L, 15220L, 
15120L, 15020L, 14920L, 14820L, 14720L, 14620L, 14521L, 14421L, 
14321L, 14221L, 14122L, 14021L, 13921L, 13821L, 13721L, 13621L, 
13521L, 13422L, 13322L, 13222L, 13122L, 13022L, 12922L, 12822L, 
12722L, 12623L, 12523L, 12423L, 12323L, 12223L, 12123L, 12023L, 
11924L, 11824L, 11724L, 11624L, 11524L, 11424L, 11324L, 11225L, 
11125L, 11025L, 10925L, 10825L, 10725L, 10625L, 10525L, 10426L, 
10326L, 10226L, 10126L, 10026L, 9926L, 9826L, 9727L, 9627L, 9527L, 
9427L, 9327L, 9227L, 9127L, 9028L, 8928L, 8828L, 8728L, 8628L, 
8528L, 8428L, 8328L, 8229L, 8129L, 8029L, 7929L, 7830L, 7729L, 
7629L, 7529L, 7429L, 7329L, 7229L, 7129L, 7030L, 6930L, 6830L, 
6730L, 6630L, 6530L, 6430L, 6330L, 6231L, 6131L, 6031L, 5931L, 
5831L, 5731L, 5631L, 5531L, 5432L, 5332L, 5232L, 5132L, 5032L, 
4932L, 4832L, 4732L, 4633L, 4533L, 4433L, 4333L, 4233L, 4133L, 
4033L, 3933L, 3834L, 3734L, 3634L, 3534L, 3434L, 3334L, 3234L, 
3134L, 3035L, 2935L, 2835L, 2735L, 2635L, 2535L, 2435L, 2335L, 
2236L, 2136L, 2036L, 1936L, 1836L, 1736L, 1636L, 1536L, 1437L, 
1337L, 1236L, 1136L, 1036L, 936L, 836L, 736L, 636L, 537L, 437L, 
337L, 237L, 137L, 46571L, 46471L, 46371L, 46271L, 46171L, 46071L, 
45972L, 45872L, 45772L, 45672L, 45572L, 45472L, 45372L, 45272L, 
45172L, 45072L, 44972L, 44872L, 44772L, 44672L, 44572L, 44472L, 
44372L, 44273L), type = "o", col="purple", pch=c(5L, 26L, 26L, 26L, 26L, 26L, 26L, 26L, 26L, 26L, 26L, 26L, 
26L, 26L, 26L, 26L, 26L, 26L, 26L, 26L, 26L, 26L, 26L, 26L, 26L, 
26L, 26L, 26L, 26L, 26L, 26L, 26L, 26L, 26L, 26L, 26L, 26L, 26L, 
26L, 26L, 26L, 26L, 26L, 26L, 26L, 26L, 26L, 26L, 26L, 26L), lty=2, cex=1)
legend(x=0, y=80512, c(0.01, 0.02, 0.03, 0.05, 0.1, 0.2), lty=c(1L, 1L, 1L, 1L, 1L, 1L), lwd=c(2.5, 2.5, 2.5, 2.5, 2.5, 2.5), col=c("red", "black", "orange", "grey", "purple", "green"), title="Delay (s)")
dev.off()
